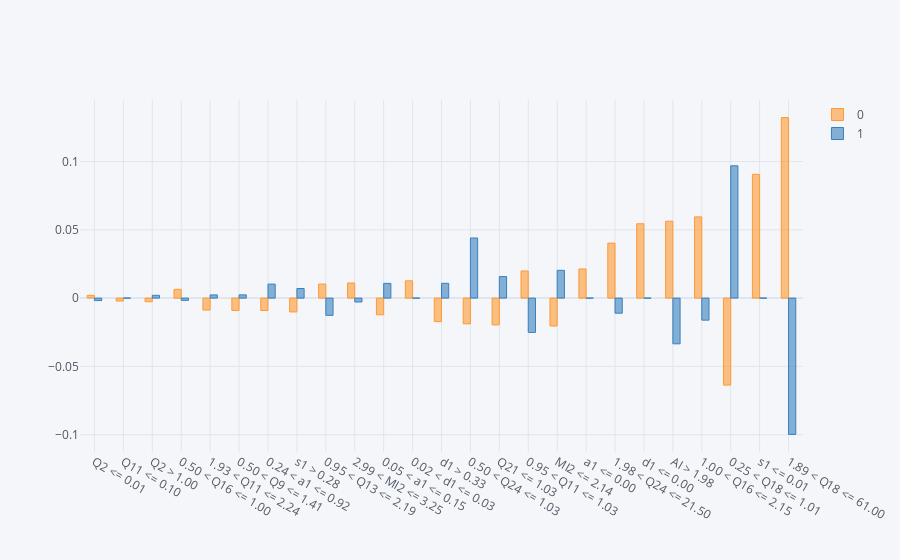

Source (notebook cell):
### Code cell
from lime import submodular_pick
import cufflinks as cf
cf.go_offline()
cf.set_config_file(offline=False, world_readable=True)

sp_obj = submodular_pick.SubmodularPick(lime_explainer, x_train.values, rf.predict_proba, sample_size=13, num_features=13, num_exps_desired=5)
#Plot the 5 explanations
[exp.as_pyplot_figure(label=exp.available_labels()[0]) for exp in sp_obj.sp_explanations];
# Make it into a dataframe
W_pick=pd.DataFrame([dict(this.as_list(this.available_labels()[0])) for this in sp_obj.sp_explanations]).fillna(0)
 
W_pick['prediction'] = [this.available_labels()[0] for this in sp_obj.sp_explanations]
 
#Making a dataframe of all the explanations of sampled points
W=pd.DataFrame([dict(this.as_list(this.available_labels()[0])) for this in sp_obj.explanations]).fillna(0)
W['prediction'] = [this.available_labels()[0] for this in sp_obj.explanations]
 
#Plotting the aggregate importances
#np.abs(W.drop("prediction", axis=1)).mean(axis=0).sort_values(ascending=False).head(25).sort_values(ascending=True).iplot(kind="barh")
 
#Aggregate importances split by classes
grped_coeff = W.groupby("prediction").mean()
 
grped_coeff = grped_coeff.T
grped_coeff["abs"] = np.abs(grped_coeff.iloc[:, 0])
grped_coeff.sort_values("abs", inplace=True, ascending=False)
grped_coeff.head(25).sort_values("abs", ascending=True).drop("abs", axis=1).iplot(
    kind="bar", bargap=0.5
)

### Figure 1 — Plotly figure (JSON) as saved in the notebook; plotly's stock layout.template omitted (floating-point values rounded to 4 significant figures)
{"data": [{"marker": {"color": "rgba(255, 153, 51, 0.6)", "line": {"color": "rgba(255, 153, 51, 1.0)", "width": 1}}, "name": "0", "orientation": "v", "text": "", "type": "bar", "x": ["Q2 <= 0.01", "Q11 <= 0.10", "Q2 > 1.00", "0.50 < Q16 <= 1.00", "1.93 < Q11 <= 2.24", "0.50 < Q9 <= 1.41", "0.24 < a1 <= 0.92", "s1 > 0.28", "0.95 < Q13 <= 2.19", "2.99 < MI2 <= 3.25", "0.05 < a1 <= 0.15", "0.02 < d1 <= 0.03", "d1 > 0.33", "0.50 < Q24 <= 1.03", "Q21 <= 1.03", "0.95 < Q11 <= 1.03", "MI2 <= 2.14", "a1 <= 0.00", "1.98 < Q24 <= 21.50", "d1 <= 0.00", "AI > 1.98", "1.00 < Q16 <= 2.15", "0.25 < Q18 <= 1.01", "s1 <= 0.01", "1.89 < Q18 <= 61.00"], "y": [0.002027, -0.002149, -0.002678, 0.006449, -0.008769, -0.009035, -0.009086, -0.01013, 0.01028, 0.01105, -0.01219, 0.01266, -0.01721, -0.01886, -0.01964, 0.01986, -0.02042, 0.02132, 0.04026, 0.05445, 0.05631, 0.05948, -0.06371, 0.09064, 0.1322]}, {"marker": {"color": "rgba(55, 128, 191, 0.6)", "line": {"color": "rgba(55, 128, 191, 1.0)", "width": 1}}, "name": "1", "orientation": "v", "text": "", "type": "bar", "x": ["Q2 <= 0.01", "Q11 <= 0.10", "Q2 > 1.00", "0.50 < Q16 <= 1.00", "1.93 < Q11 <= 2.24", "0.50 < Q9 <= 1.41", "0.24 < a1 <= 0.92", "s1 > 0.28", "0.95 < Q13 <= 2.19", "2.99 < MI2 <= 3.25", "0.05 < a1 <= 0.15", "0.02 < d1 <= 0.03", "d1 > 0.33", "0.50 < Q24 <= 1.03", "Q21 <= 1.03", "0.95 < Q11 <= 1.03", "MI2 <= 2.14", "a1 <= 0.00", "1.98 < Q24 <= 21.50", "d1 <= 0.00", "AI > 1.98", "1.00 < Q16 <= 2.15", "0.25 < Q18 <= 1.01", "s1 <= 0.01", "1.89 < Q18 <= 61.00"], "y": [-0.001825, 0, 0.002056, -0.001641, 0.002328, 0.002385, 0.01027, 0.007041, -0.01261, -0.002844, 0.01078, 0, 0.01083, 0.04402, 0.01576, -0.02512, 0.02033, 0, -0.01106, 0, -0.03348, -0.01615, 0.09689, 0, -0.09982]}], "layout": {"bargap": 0.5, "legend": {"bgcolor": "#F5F6F9", "font": {"color": "#4D5663"}}, "paper_bgcolor": "#F5F6F9", "plot_bgcolor": "#F5F6F9", "title": {"font": {"color": "#4D5663"}}, "xaxis": {"gridcolor": "#E1E5ED", "showgrid": true, "tickfont": {"color": "#4D5663"}, "title": {"font": {"color": "#4D5663"}, "text": ""}, "zerolinecolor": "#E1E5ED"}, "yaxis": {"gridcolor": "#E1E5ED", "showgrid": true, "tickfont": {"color": "#4D5663"}, "title": {"font": {"color": "#4D5663"}, "text": ""}, "zerolinecolor": "#E1E5ED"}}}
